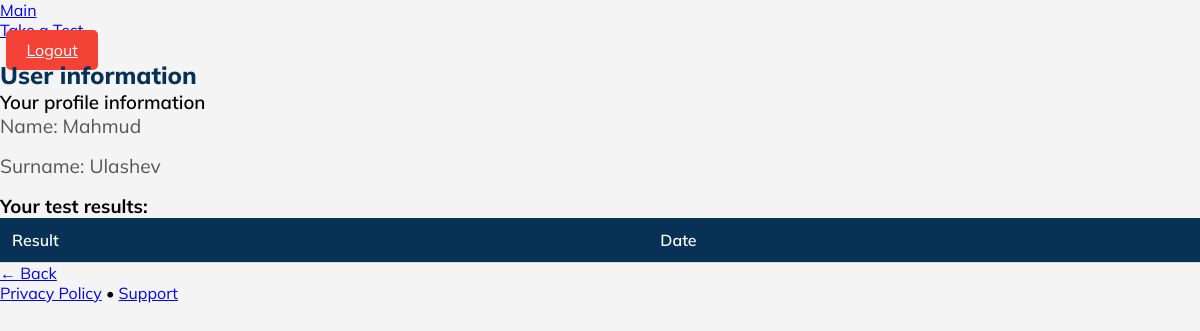
The app's page /profile (signed in), older data.
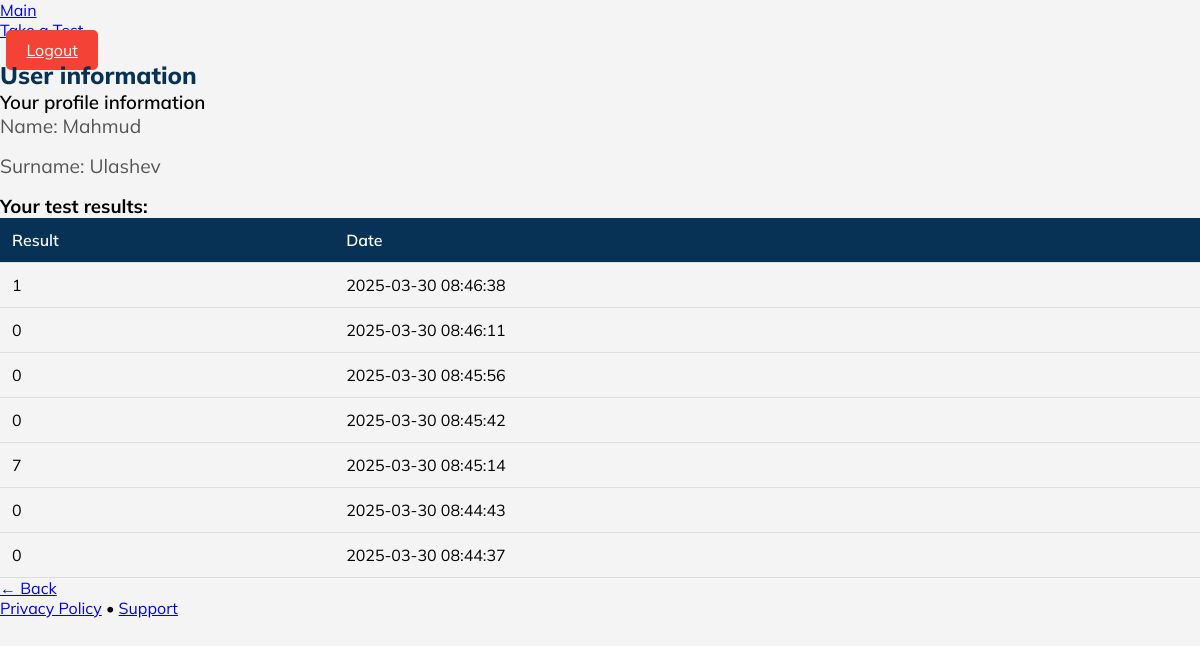
The same page, newer data.
### tables this page shows
CREATE TABLE results (
    id INTEGER PRIMARY KEY AUTOINCREMENT,
    user_id INTEGER NOT NULL,
    ball INTEGER NOT NULL,
    test_date TEXT NOT NULL,
    FOREIGN KEY (user_id) REFERENCES users(id)
);

### app.py (the view)
@app.route("/profile")
def profile():
    if "user_id" not in session:
        return redirect(url_for("login"))
    user_id = session["user_id"]
    conn = conn_databaza()
    cursor = conn.cursor()
    cursor.execute("SELECT * FROM results WHERE user_id = ? ORDER BY test_date DESC", (user_id,))
    results = cursor.fetchall()
    conn.close()
    return render_template("profile.html", results=results, first_name=session["first_name"], last_name=session["last_name"])

### app.py (called while the page is built)
def conn_databaza():
    conn = sqlite3.connect("users.db")
    conn.row_factory = sqlite3.Row
    return conn

### templates/profile.html (shortened to what this page needs)
<!DOCTYPE html>
<html lang="en">
<head>
    <link rel="stylesheet" href="https://cdn.jsdelivr.net/npm/@picocss/pico@1/css/pico.min.css">
    <link rel="stylesheet" href="/static/profile.css">
</head>
<body>
    <div class="header-wrapper">
        <nav class="container">
            <ul>
                <li><a href="/">Main</a></li>
            </ul>
            <ul>
                <li><a href="/test-cover">Take a Test</a></li>
                <li><a  class="logout" href="/logout">Logout</a></li>
            </ul>
        </nav>
    </div>
    <main class="container">
        <section>
            <hgroup>
                <h2>User information</h2>
                <h3>Your profile information</h3>
            </hgroup>
            <p>Name: {{ first_name }}</p>
            <p>Surname: {{ last_name }}</p>
            <h3>Your test results:</h3>
            <table>
                <thead>
                    <tr>
                        <th>Result</th>
                        <th>Date</th>
                    </tr>
                </thead>
                <tbody>
                    {% for result in results %}
                    <tr>
                        <td>{{ result["ball"] }}</td>
                        <td>{{ result["test_date"] }}</td>
                    </tr>
                    {% endfor %}
                </tbody>
            </table>
            <a href="/" role="button">← Back</a>
        </section>
    </main>
    <footer class="container">
        <a href="#">Privacy Policy</a> • <a href="#">Support</a>
    </footer>
</body>
</html>

Row changes from the older to the newer data that the page shows:
added results: ball "1", test_date "2025-03-30 08:46:38"
added results: ball "0", test_date "2025-03-30 08:46:11"
added results: ball "0", test_date "2025-03-30 08:45:56"
added results: ball "0", test_date "2025-03-30 08:45:42"
added results: ball "7", test_date "2025-03-30 08:45:14"
added results: ball "0", test_date "2025-03-30 08:44:43"
added results: ball "0", test_date "2025-03-30 08:44:37"
